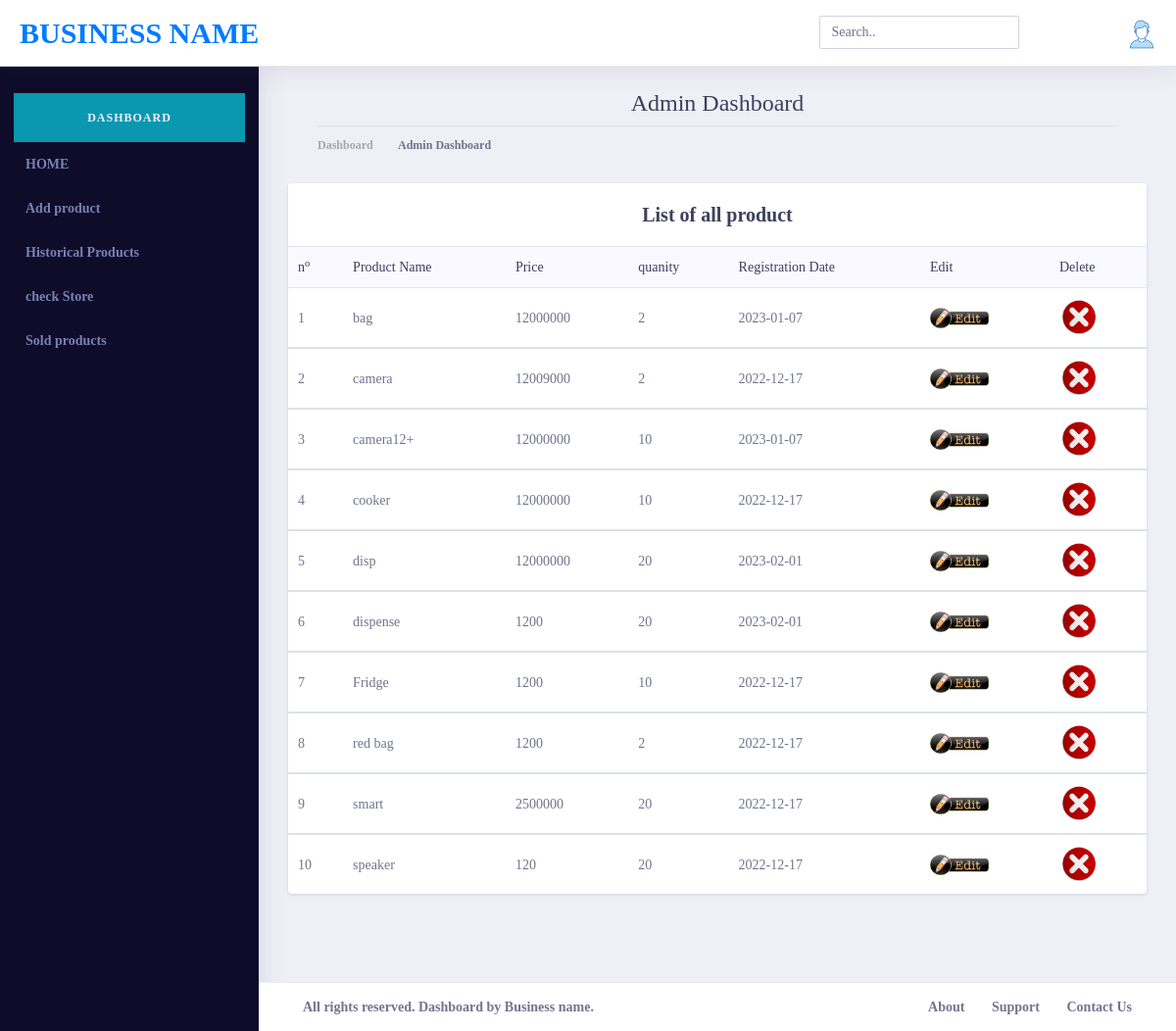
The app's page /dashboard.php (signed in) with its own data.
### tables this page shows
CREATE TABLE `products` (
  `id` int(11) NOT NULL,
  `p_names` varchar(255) NOT NULL,
  `description` varchar(255) NOT NULL,
  `price` int(11) NOT NULL,
  `quantity` int(11) NOT NULL,
  `date` date NOT NULL,
  `image` varchar(255) NOT NULL,
  `category` varchar(255) NOT NULL
);

### dashboard.php (the view, shortened to what this page needs)
<?php
        include('header.php');
        include('sidebar.php');
       ?>
        <div class="dashboard-wrapper">
            <div class="dashboard-ecommerce">
                <div class="container-fluid dashboard-content ">
                    <div class="row">
                        <div class="col-xl-12 col-lg-12 col-md-12 col-sm-12 col-12">
                            <div class="page-header text-center"style="padding:0px 30px">
                                <h2 class="pageheader-title ">Admin Dashboard  </h2>
                                <div class="page-breadcrumb">
                                    <nav aria-label="breadcrumb">
                                        <ol class="breadcrumb">
                                            <li class="breadcrumb-item"><a href="#" class="breadcrumb-link">Dashboard</a></li>
                                            <li class="breadcrumb-item active" aria-current="page">Admin Dashboard</li>
                                        </ol>
                                    </nav>
                                </div>
                            </div>
                        </div>
                    </div>
                        <div class="row">
                            <div class="col-xl-12 col-lg-12 col-md-6 col-sm-12 col-12">
                                <div class="card">
                                    <h3 class="card-header text-center" style="padding: 20px 20px"><b>List of all product</h3>
                                    <div class="card-body p-0">
                                        <div class="table-responsive">
                                            <table class="table">
                                                <thead class="bg-light">
                                                    <tr class="border-0">
                                                        <b><th class="border-0">n<sup>o</sup></th>
                                                        <th class="border-0">Product Name</th>
                                                        <th class="border-0">Price</th>
                                                        <th class="border-0">quanity</th>
                                                        <th class="border-0">Registration Date</th>
                                                        <th class="border-0">Edit</th></b>
                                                        <th class="border-0">Delete</th></b>
                                                    </tr>
                                                </thead>
                                                <?php
                                                include('conn.php');
                                                $query=$conn->prepare('SELECT id,p_names,price,SUM(quantity),date FROM products GROUP BY p_names');
                                                $query->execute();
                                                $result=$query->get_result();
                                                $i=1;
                                                while($row = $result->fetch_assoc()):
                                                ?>
                                                <tbody>
                                                    <tr>
                                                        <td><?= $i++;?></td>
                                                        <td><?=$row['p_names'];?> </td>
                                                        <td><?=$row['price'];?></td>
                                                        <td><?=$row['SUM(quantity)']?></td>
                                                        <td><?=$row['date']?></td>
                                                        <td><a href="product-update.php?id=<?= $row['id'] ?>" onclick="return confirm('Are you sure want to update this item?');"> <img src="assets/images/edit2.jpg" width="60px"></a></td>
                                                        <td><a href="delete-product.php?id= <?=$row['id'] ?>"  onclick="return confirm('Are you sure want to delete this item?');"><img src="assets/images/delete.png" width="40px"></a>
                                                         </td>
                                                    </tr>
                                                   <?php
                                                        endwhile;
                                                   ?>
                                                </tbody>
                                            </table>
                                        </div>
                                    </div>
                                </div>
                            </div>
                        </div>
        </div>
    </div>
    <?php
        include('footer.php');
    ?>

### header.php (shortened to what this page needs)
<!doctype html>
<html lang="en">
<head>
    <link rel="stylesheet" href="assets/vendor/bootstrap/css/bootstrap.min.css">
    <link href="assets/vendor/fonts/circular-std/style.css" rel="stylesheet">
    <link rel="stylesheet" href="assets/libs/css/style.css">
    <link rel="stylesheet" href="assets/vendor/fonts/fontawesome/css/fontawesome-all.css">
    <link rel="stylesheet" href="assets/vendor/charts/chartist-bundle/chartist.css">
    <link rel="stylesheet" href="assets/vendor/charts/morris-bundle/morris.css">
    <link rel="stylesheet" href="assets/vendor/fonts/material-design-iconic-font/css/materialdesignicons.min.css">
    <link rel="stylesheet" href="assets/vendor/charts/c3charts/c3.css">
    <link rel="stylesheet" href="assets/vendor/fonts/flag-icon-css/flag-icon.min.css">
</head>
<body>
    <div class="dashboard-main-wrapper">
        <div class="dashboard-header">
            <nav class="navbar navbar-expand-lg bg-white fixed-top">
                <a class="navbar-brand" href="index.html">Business name</a>
                <div class="collapse navbar-collapse " id="navbarSupportedContent">
                    <ul class="navbar-nav ml-auto navbar-right-top">
                        <form action="search.php">
                                <li class="nav-item">
                                    <div id="custom-search" class="top-search-bar">
                                        <input class="form-control" type="text" placeholder="Search..">
                                    </div>
                                </li>
                        </form>
                        <li class="nav-item dropdown nav-user">
                            <a class="nav-link nav-user-img" href="#" id="navbarDropdownMenuLink2" data-toggle="dropdown" aria-haspopup="true" aria-expanded="false"><img src="assets/images/icon.png" width="30px"></a>
                        </li>
                    </ul>
                </div>
            </nav>
        </div>

### sidebar.php (shortened to what this page needs)
<div class="nav-left-sidebar sidebar-dark">
            <div class="menu-list">
                <nav class="navbar navbar-expand-lg navbar-light">
                    <br>
                    <div class="collapse navbar-collapse" id="navbarNav">
                        <ul class="navbar-nav flex-column"><br>
                            <li class="nav-divider text-light badge-info col-25 size-250 text-center" style="font: size 80px;"width="160%">
                                Dashboard
                            </li>
                            <b>
                            <ul class="nav flex-column">
                            <li class="nav-item">
                                        <b><a class="nav-link" href="dashboard.php">HOME</a>
                                        </li>
                                        <li class="nav-item">
                                        <b><a class="nav-link" href="product.php">Add product</a>
                                        </li>
                                        <li class="nav-item">
                                        <b><a class="nav-link" href="product_view.php">Historical Products </a>
                                        </li>
                                        <li class="nav-item">
                                        <b><a class="nav-link" href="checkstore.php">check Store </a>
                                        </li>
                                        <li class="nav-item">
                                        <b><a class="nav-link" href="selling_report.php">Sold products </a>
                                        </li>
                                    </ul>
                        </ul>
                    </div>
                </nav>
            </div>
        </div>

### footer.php (shortened to what this page needs)
 <div class="footer">
                <div class="container-fluid">
                    <div class="row">
                        <div class="col-xl-6 col-lg-6 col-md-12 col-sm-12 col-12">
                           All rights reserved. Dashboard by Business name.
                        </div>
                        <div class="col-xl-6 col-lg-6 col-md-12 col-sm-12 col-12">
                            <div class="text-md-right footer-links d-none d-sm-block">
                                <a href="javascript: void(0);">About</a>
                                <a href="javascript: void(0);">Support</a>
                                <a href="javascript: void(0);">Contact Us</a>
                            </div>
                        </div>
                    </div>
                </div>
            </div>
        </div>
    </div>
</body>
</html>

### records on screen
products: p_names "bag", price "12000000", SUM "2", date "2023-01-07"
products: p_names "camera", price "12009000", SUM "2", date "2022-12-17"
products: p_names "camera12+", price "12000000", SUM "10", date "2023-01-07"
products: p_names "cooker", price "12000000", SUM "10", date "2022-12-17"
products: p_names "disp", price "12000000", SUM "20", date "2023-02-01"
products: p_names "dispense", price "1200", SUM "20", date "2023-02-01"
products: p_names "Fridge", price "1200", SUM "10", date "2022-12-17"
products: p_names "red bag", price "1200", SUM "2", date "2022-12-17"
products: p_names "smart", price "2500000", SUM "20", date "2022-12-17"
products: p_names "speaker", price "120", SUM "20", date "2022-12-17"
